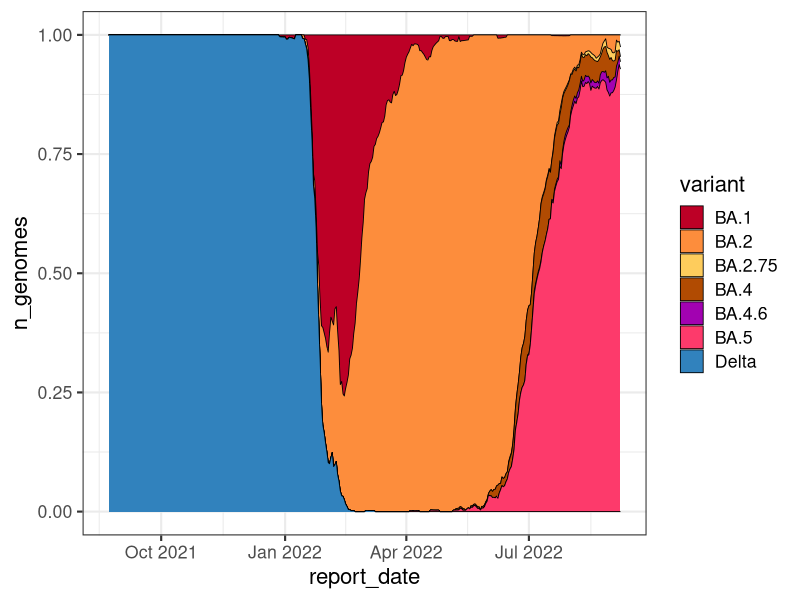

The R source for this figure:
## ---- chunk 1
knitr::opts_chunk$set(
  fig.path = "images/"
)
## ---- chunk 2
library(lubridate)
library(tidyr)
library(ggplot2)


voc <- read.csv("data/community_variant_counts.csv")
voc$report_date <- ymd(voc$report_date)
tidy_voc <- pivot_longer(voc, !report_date, names_to = "variant", values_to = "n_genomes")

voc_pal <-   c(`Delta` = "#3182bd", 
               `BA.1` = "#bd0026", 
               `BA.2` = "#fd8d3c", 
               `BA.4` = "#B14B02",
               `BA.4.6` = "#A202B1",
               `BA.5` = "#FD3A6B",
               `BA.2.75` = "#fecc5c"
)


ggplot(tidy_voc, aes(report_date, n_genomes, fill=variant)) + 
    geom_area(position = 'fill', colour='black', size=0.3) +
    scale_fill_manual(values=voc_pal)+
    theme_bw(base_size = 16)  
